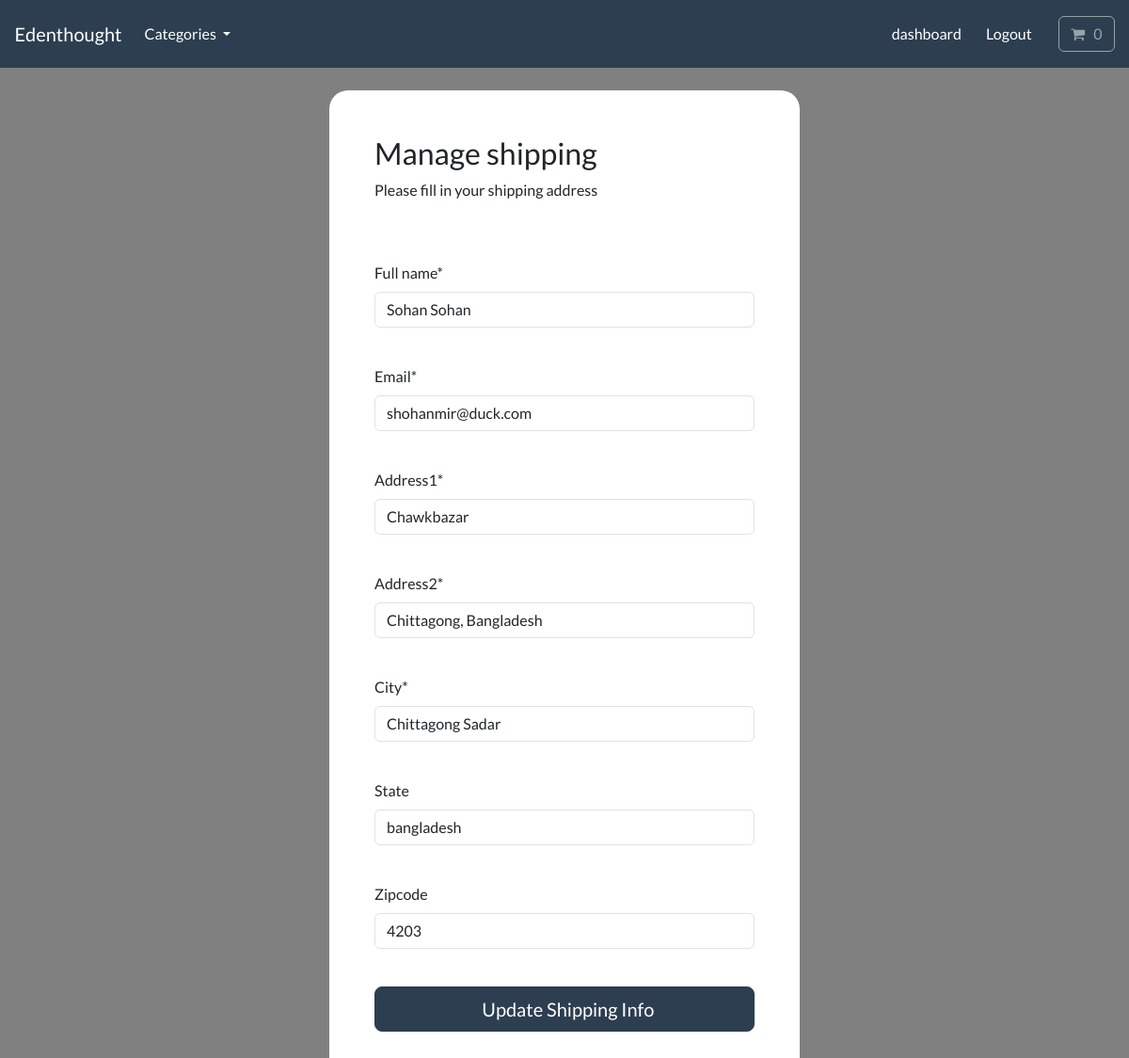
The app's page /account/manage-shipping (signed in) with its own data.
### payment/models.py (models this page shows, shortened)
class ShippingAddress(models.Model):
    full_name = models.CharField(max_length=300)
    email = models.EmailField(max_length=255)
    address1 = models.CharField(max_length=300)
    address2 = models.CharField(max_length=300)
    city = models.CharField(max_length=255)
    state = models.CharField(max_length=255, null=True, blank=True)
    zipcode = models.CharField(max_length=255, null=True, blank=True)
    user = models.ForeignKey(User, on_delete=models.CASCADE, null=True, blank=True)
    class Meta:
        verbose_name_plural = 'Shipping Address'

### account/views.py (the view, shortened to what this page needs)
# urls.py: path('manage-shipping', views.manage_shipping, name='manage-shipping'),
@login_required(login_url="my-login")
def manage_shipping(request):
    try:
        shipping = ShippingAddress.objects.get(user=request.user.id)
    except ShippingAddress.DoesNotExist:
        shipping = None
    form = ShippingForm(instance=shipping)
    context = {'form': form}
    return render(request, 'account/manage-shipping.html', context=context)

### payment/forms.py
class ShippingForm(forms.ModelForm):
    class Meta:
        model = ShippingAddress
        fields = ['full_name', 'email', 'address1', 'address2', 'city', 'state', 'zipcode']
        exclude = ['user']

### cart/cart.py (called while the page is built)
    def __len__(self):
        return sum(item['qty'] for item in self.cart.values())

### cart/context_processors.py (called while the page is built)
def cart(request):
    return {'cart': Cart(request)}

### store/models.py (called while the page is built)
    def get_absolute_url(self):
        return reverse('list-category', args=[self.slug])

### store/views.py (called while the page is built)
def categories(request):
    all_categories = Category.objects.all()
    return {'all_categories': all_categories}

### account/templates/account/manage-shipping.html (shortened to what this page needs)
{% include 'store/base.html' %}
{% load static %}
{% load crispy_forms_tags %}
{% block content %}
<body class="bg-color">
    <br>
    <div class="container bg-white shadow-md p-5 form-layout" >
        <h3>Manage shipping</h3>
        <p>Please fill in your shipping address</p>
        <br>
        <br>
        <form method="POST" autocomplete="off">
            {{form.full_name|as_crispy_field}}
            <br>
            {{form.email|as_crispy_field}}
            <br>
            {{form.address1|as_crispy_field}}
            <br>
            {{form.address2|as_crispy_field}}
            <br>
            {{form.city|as_crispy_field}}
            <br>
            {{form.state|as_crispy_field}}
            <br>
            {{form.zipcode|as_crispy_field}}
            <br>
            <button type="submit" class="btn btn-primary btn-lg w-100 btn-block p-2">&nbsp; Update Shipping Info</button>
            <br>
        </form>
    </div>
</body>
{%endblock%}

### static/css/style.css (style rules this page uses)
.form-layout { border-radius: 20px; width: 500px; }
.bg-color { background-color: gray; }

### records on screen
ShippingAddress: full_name "Sohan Sohan", email "shohanmir@duck.com", address1 "Chawkbazar", address2 "Chittagong, Bangladesh", city "Chittagong Sadar", state "bangladesh", zipcode "4203"
